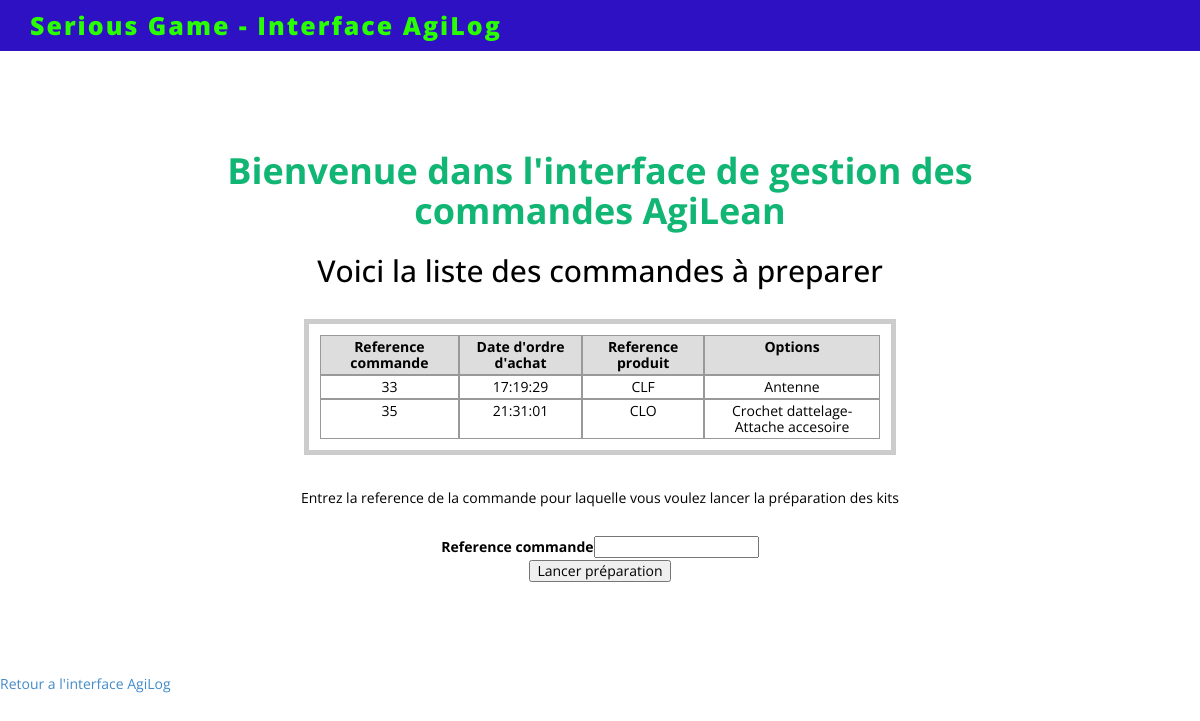
/prepa_commande, run on an earlier commit of the app's database.
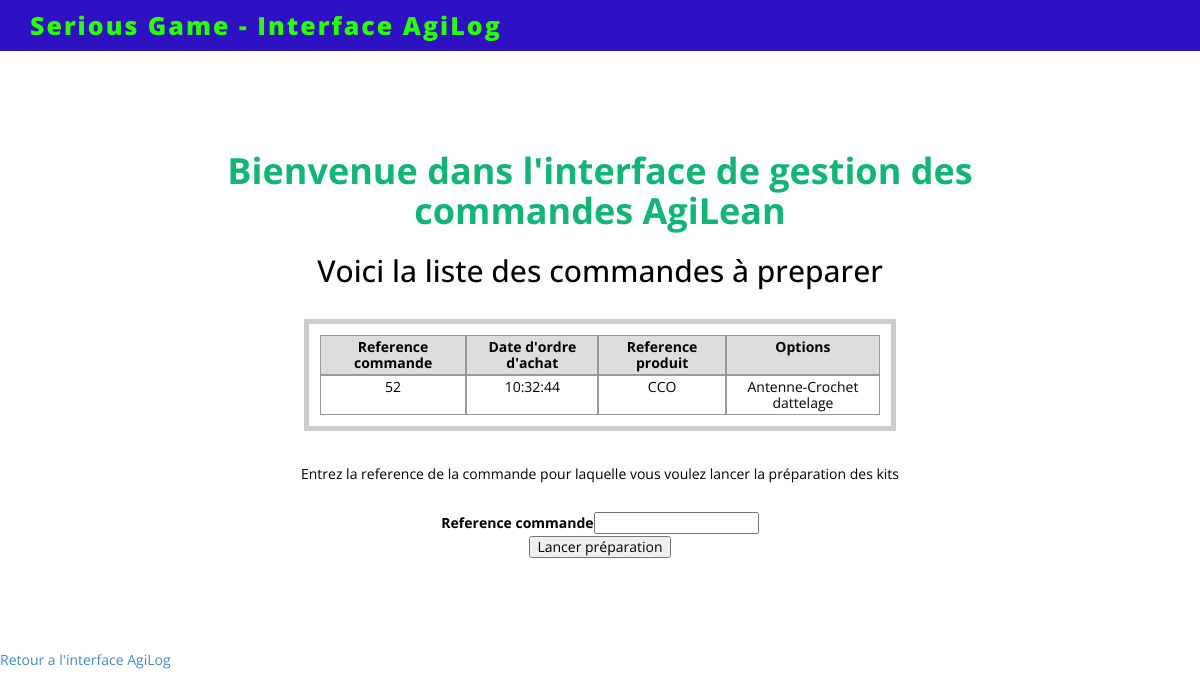
And on a later commit of the database.
### tables this page shows
CREATE TABLE "Commande" (
	`ref_commande`	INTEGER PRIMARY KEY AUTOINCREMENT,
	`Date_commande`	TEXT,
	`Date_livraison`	TEXT,
	`Ref_prod`	TEXT,
	`Etat_cmd`	TEXT,
	`Date_OF`	TEXT,
	`Date_recpKit`	TEXT,
	`Date_liv_AgiLog`	TEXT,
	`Date_ctrl_quali`	TEXT,
	`Ref_facture`	INTEGER,
	`Date_OA`	TEXT,
	`ref_opt`	TEXT
);

### exemples.py (the view, shortened to what this page needs)
@app.route('/prepa_commande', methods=['GET','POST'])
def prepa_commande():
	lignes = selection_commandes_liv("En attente de composants")
	erreur = ""
	return render_template('prepa_commande.html',commandes = lignes, msg = erreur, ref_cmd = request.form.get('ref_cmd', ''))

### exemples.py (called while the page is built)
def connection_bdd():
    con = lite.connect('BD_serious_game.db')
    con.row_factory = lite.Row
    return con

def selection_commandes_liv(etat_cmd):
	conn = connection_bdd()
	cur = conn.cursor()
	cur.execute("SELECT ref_commande, Date_commande,Date_OA, Ref_prod, ref_opt, Etat_cmd FROM Commande WHERE Etat_cmd LIKE ? ORDER BY Date_commande ASC", (etat_cmd,))
	lignes = cur.fetchall()
	conn.close()
	return lignes

### templates/prepa_commande.html (shortened to what this page needs)
﻿<html>
<head>
    <link href="static/assets/css/bootstrap.css" rel="stylesheet" />
    <link href="static/assets/css/font-awesome.min.css" rel="stylesheet" />
    <link rel="stylesheet" href="https://cdnjs.cloudflare.com/ajax/libs/font-awesome/4.7.0/css/font-awesome.min.css">
    <link href="static/assets/css/style.css" rel="stylesheet" />
  </head>
<body>
<div class="row main-top-margin text-center">
<div class="col-md-8 col-md-offset-2 col-sm-10 col-sm-offset-1" data-scrollreveal="enter top and move 100px, wait 0.5s">
<h1>Bienvenue dans l'interface de gestion des commandes AgiLean</h1>
<h2> Voici la liste des commandes à preparer</h2>
<div class='contenu'>
	<div class="lp_table">
		<div class="lp_entetes">
			<div class="lp_entete">Reference commande</div>
			<div class="lp_entete">Date d'ordre d'achat</div>
			<div class="lp_entete">Reference produit</div>
                        <div class="lp_entete">Options</div>
		</div>
		{% for commande in commandes %}
			<div class="lp_ligne">
				<div class="lp_cellule">{{ commande['ref_commande'] }}</div>
				<div class="lp_cellule">{{ commande['Date_OA'] }}</div>
				<div class="lp_cellule">{{ commande['Ref_prod'] }}</div>
                                <div class="lp_cellule">{{ commande['ref_opt'] }}</div>
			</div>
		{% endfor %}
	</div>
</div>
<p> Entrez la reference de la commande pour laquelle vous voulez lancer la préparation des kits</p>
<form method='post' action='{{ url_for("prepa_commande") }}'>
<label for='ref_cmd'>Reference commande</label><input type='text'  name='ref_cmd' value='{{ ref_cmd }}'>
<br>
<input type='submit' value='Lancer préparation'>
</form>
</div>
</div>
<br>
<br/><br/><a href={{url_for('agilog')}}> Retour a l'interface AgiLog<a/>
</body>
<div class="navbar navbar-inverse navbar-fixed-top">
        <div class="container">
            <div class="navbar-header">
                <a class="navbar-brand" href="#">Serious Game - Interface AgiLog</a>
            </div>
</html>

What changed in the data, as far as the page shows it:
removed Commande: ref_commande "33", Date_OA "17:19:29", Ref_prod "CLF", ref_opt "Antenne"
removed Commande: ref_commande "35", Date_OA "21:31:01", Ref_prod "CLO", ref_opt "Crochet dattelage-Attache accesoire"
added Commande: ref_commande "52", Date_OA "10:32:44", Ref_prod "CCO", ref_opt "Antenne-Crochet dattelage"
